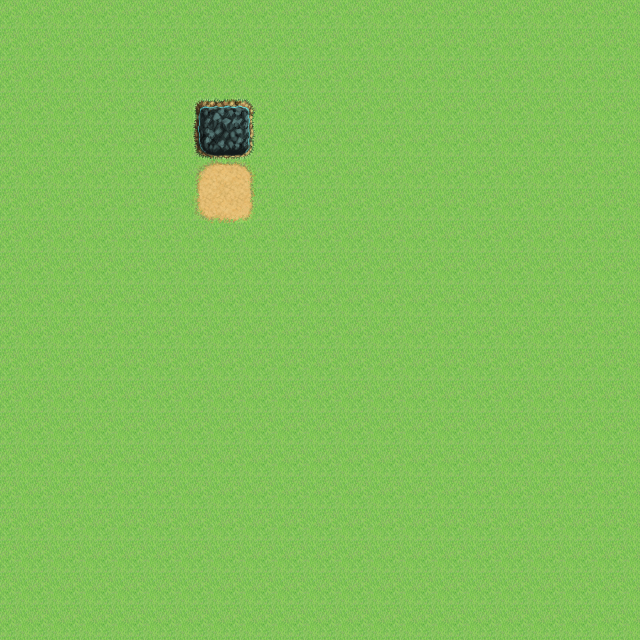

Rendered tile map (Tiled .tmx) drawn with the repository's tilesets; below, a short description and the map source with its tile grids summarised:
An orthogonal 20x20 tile map with 32x32 px tiles, 1 tile layer (Background), 2 tilesets.

<map version="1.0" orientation="orthogonal" renderorder="right-down" width="20" height="20" tilewidth="32" tileheight="32" nextobjectid="1">
 <tileset firstgid="1" name="Outside_A2" tilewidth="32" tileheight="32" tilecount="192">
  <image source="Tilesets/Outside_A2.png" trans="ff00ff" width="512" height="384" />
 </tileset>
 <tileset firstgid="193" name="Outside_A1" tilewidth="32" tileheight="32" tilecount="192">
  <image source="Tilesets/Outside_A1.png" trans="ff00ff" width="512" height="384" />
  <tile id="1">
   <animation>
    <frame tileid="1" duration="500" />
    <frame tileid="3" duration="500" />
    <frame tileid="5" duration="500" />
   </animation>
  </tile>
  <tile id="16">
   <animation>
    <frame tileid="16" duration="500" />
    <frame tileid="18" duration="500" />
    <frame tileid="20" duration="500" />
   </animation>
  </tile>
  <tile id="17">
   <animation>
    <frame tileid="17" duration="500" />
    <frame tileid="19" duration="500" />
    <frame tileid="21" duration="500" />
   </animation>
  </tile>
  <tile id="32">
   <animation>
    <frame tileid="32" duration="500" />
    <frame tileid="34" duration="500" />
    <frame tileid="36" duration="500" />
   </animation>
  </tile>
  <tile id="33">
   <animation>
    <frame tileid="33" duration="500" />
    <frame tileid="35" duration="500" />
    <frame tileid="37" duration="500" />
   </animation>
  </tile>
 </tileset>
 <layer name="Background" width="20" height="20">
  <data>[400 cells, 400 non-empty, 9 distinct tile ids]</data>
 </layer>
</map>
